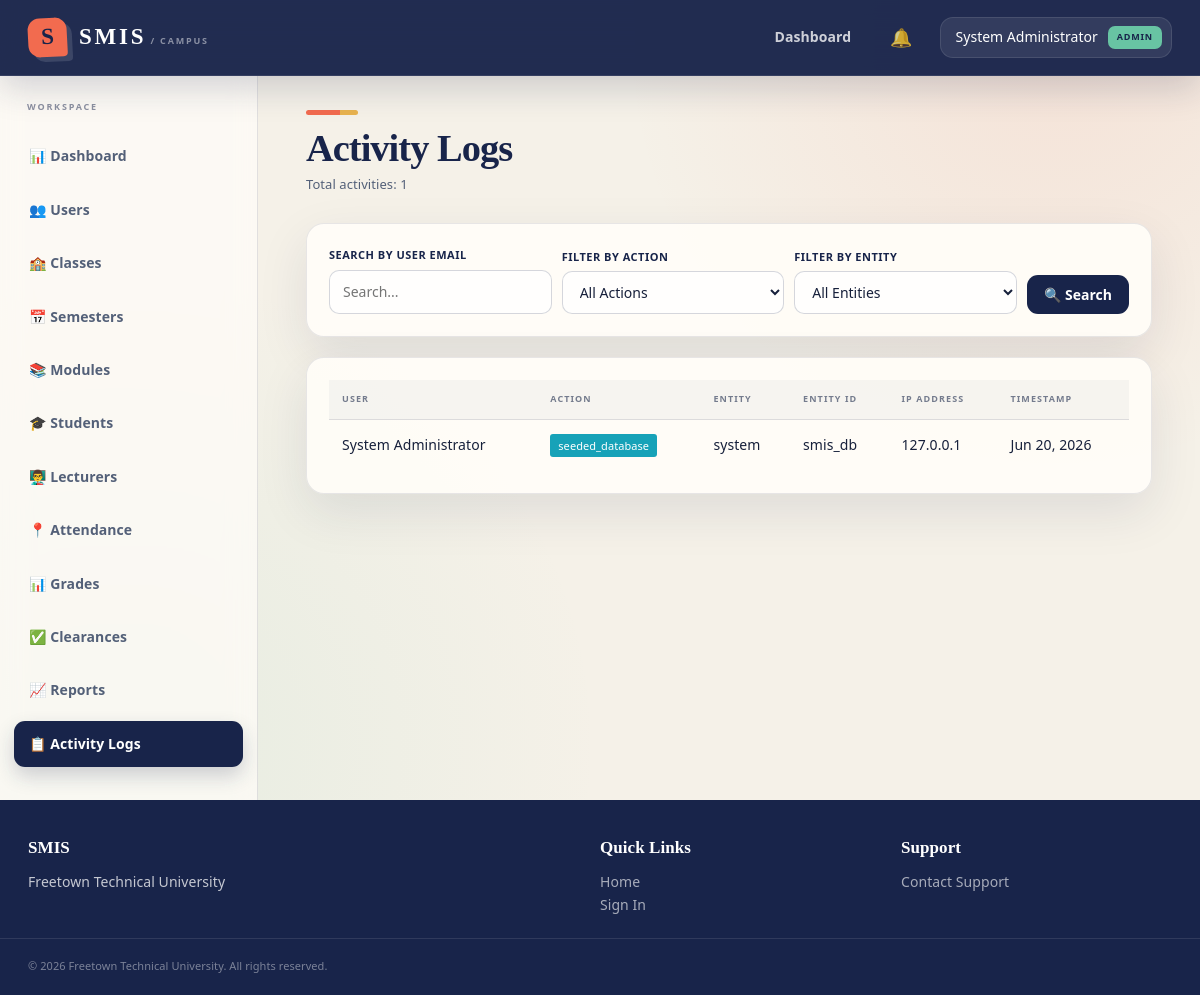
Screenshot of /admin/logs.php (signed in) with the database file from the repository.
### tables this page shows
CREATE TABLE users (
  id INT UNSIGNED AUTO_INCREMENT PRIMARY KEY,
  name VARCHAR(120) NOT NULL,
  email VARCHAR(150) NOT NULL UNIQUE,
  password VARCHAR(255) NOT NULL,
  role ENUM('admin','student','lecturer','finance') NOT NULL,
  status ENUM('active','inactive') NOT NULL DEFAULT 'active',
  last_login_at DATETIME NULL,
  created_at DATETIME NOT NULL DEFAULT CURRENT_TIMESTAMP,
  updated_at DATETIME NULL ON UPDATE CURRENT_TIMESTAMP,
  INDEX idx_users_role (role),
  INDEX idx_users_status (status)
);

CREATE TABLE activity_logs (
  id BIGINT UNSIGNED AUTO_INCREMENT PRIMARY KEY,
  user_id INT UNSIGNED NULL,
  action VARCHAR(120) NOT NULL,
  entity VARCHAR(120) NULL,
  entity_id VARCHAR(80) NULL,
  ip_address VARCHAR(80) NULL,
  user_agent VARCHAR(255) NULL,
  created_at DATETIME NOT NULL DEFAULT CURRENT_TIMESTAMP,
  CONSTRAINT fk_activity_user FOREIGN KEY (user_id) REFERENCES users(id) ON DELETE SET NULL,
  INDEX idx_activity_user (user_id),
  INDEX idx_activity_action (action),
  INDEX idx_activity_created (created_at)
);

### config/database.php (called while the page is built)
<?php
return [
    'host' => 'localhost',
    'port' => '3306',
    'database' => 'smis_db',
    'username' => 'root',
    'password' => '',
    'charset' => 'utf8mb4',
];

### includes/database.php (called while the page is built, shortened)
<?php
function db(): PDO
{
    static $pdo = null;
    if ($pdo instanceof PDO) {
        return $pdo;
    }
    $config = require __DIR__ . '/../config/database.php';
    $dsn = sprintf(
        'mysql:host=%s;port=%s;dbname=%s;charset=%s',
        $config['host'],
        $config['port'],
        $config['database'],
        $config['charset']
    );
    $pdo = new PDO($dsn, $config['username'], $config['password'], [
        PDO::ATTR_ERRMODE => PDO::ERRMODE_EXCEPTION,
        PDO::ATTR_DEFAULT_FETCH_MODE => PDO::FETCH_ASSOC,
        PDO::ATTR_EMULATE_PREPARES => false,
    ]);
    return $pdo;
}
function db_statement(string $sql, array $params = []): PDOStatement
{
    $statement = db()->prepare($sql);
    $statement->execute($params);
    return $statement;
}
function db_all(string $sql, array $params = []): array
{
    return db_statement($sql, $params)->fetchAll();
}
function db_one(string $sql, array $params = []): ?array
{
    $row = db_statement($sql, $params)->fetch();
    return $row === false ? null : $row;
}
function db_value(string $sql, array $params = []): mixed
{
    $value = db_statement($sql, $params)->fetchColumn();
    return $value === false ? null : $value;
}

### includes/functions.php (called while the page is built, shortened)
<?php
function app_config(?string $key = null, mixed $default = null): mixed
{
    static $config = null;
    if ($config === null) {
        $config = require __DIR__ . '/../config/app.php';
    }
    $value = $config;
    foreach (explode('.', $key) as $part) {
        $value = $value[$part];
    }
    return $value;
}
function e(mixed $value): string
{
    return htmlspecialchars((string) $value, ENT_QUOTES, 'UTF-8');
}
function url(string $path = ''): string
{
    $base = rtrim((string) app_config('base_url', ''), '/');
    $path = ltrim($path, '/');
    return $path === '' ? ($base === '' ? '/' : $base) : $base . '/' . $path;
}
function query(string $key, mixed $default = ''): mixed
{
    return $_GET[$key] ?? $default;
}
function format_date(?string $date): string
{
    return date('M d, Y', strtotime($date));
}
function formatDate(?string $date): string
{
    return format_date($date);
}

### includes/auth.php (called while the page is built, shortened)
<?php
function current_user(): ?array
{
    static $user = null;
    if ($user === null) {
        $user = db_one('SELECT id, name, email, role, status, last_login_at FROM users WHERE id = :id', [
            'id' => $_SESSION['user_id'],
        ]);
    }
    return $user;
}
function role_home(string $role): string
{
    return match ($role) {
        'admin' => 'admin/dashboard.php',
        'lecturer' => 'lecturer/dashboard.php',
        'finance' => 'finance/dashboard.php',
        'student' => 'student/dashboard.php',
        default => 'login.php',
    };
}

### includes/middleware.php (called while the page is built, shortened)
<?php
function require_login(): void
{
    if (!current_user()) {
        set_flash('error', 'Please sign in to continue.');
        redirect('login.php');
    }
}
function require_role(string|array $roles): void
{
    require_login();
}

### includes/pagination.php (called while the page is built, shortened)
<?php
function pagination_meta(int $total, int $page, int $perPage): array
{
    $pages = max(1, (int) ceil($total / $perPage));
    $page = min(max(1, $page), $pages);
    return [
        'total' => $total,
        'page' => $page,
        'pages' => $pages,
        'per_page' => $perPage,
        'offset' => ($page - 1) * $perPage,
    ];
}

### admin/logs.php (the view, shortened to what this page needs)
<?php
require_role('admin');
$total = (int) db_value('SELECT COUNT(*) FROM activity_logs');
$page = max(1, (int) query('page', 1));
$per_page = app_config('items_per_page', 10);
$meta = pagination_meta($total, $page, $per_page);
$logs = db_all('
    SELECT l.id, l.action, l.entity, l.entity_id, l.ip_address, l.created_at, u.name, u.email
    FROM activity_logs l
    LEFT JOIN users u ON l.user_id = u.id
    ORDER BY l.created_at DESC
    LIMIT :limit OFFSET :offset
', [
    'limit' => $per_page,
    'offset' => $meta['offset']
]);
?>
<?php include __DIR__ . '/../includes/header.php'; ?>
<div class="page-header">
    <h1>Activity Logs</h1>
    <p>Total activities: <?= $total ?></p>
</div>
<div class="card" style="margin-bottom: 20px;">
    <div class="card-body">
        <form method="GET" style="display: grid; grid-template-columns: 1fr 1fr 1fr auto; gap: 10px; align-items: end;">
            <div>
                <label>Search by User Email</label>
                <input type="text" name="user" value="<?= e(query('user')) ?>" class="form-control" placeholder="Search...">
            </div>
            <div>
                <label>Filter by Action</label>
                <select name="action" class="form-control">
                    <option value="">All Actions</option>
                </select>
            </div>
            <div>
                <label>Filter by Entity</label>
                <select name="entity" class="form-control">
                    <option value="">All Entities</option>
                </select>
            </div>
            <button type="submit" class="btn btn-secondary">🔍 Search</button>
        </form>
    </div>
</div>
<?php if (!empty($logs)): ?>
    <div class="card">
        <div class="card-body">
            <table class="table">
                <thead>
                    <tr>
                        <th>User</th>
                        <th>Action</th>
                        <th>Entity</th>
                        <th>Entity ID</th>
                        <th>IP Address</th>
                        <th>Timestamp</th>
                    </tr>
                </thead>
                <tbody>
                    <?php foreach ($logs as $log): ?>
                        <tr>
                            <td><?= e($log['name'] ?? 'System') ?></td>
                            <td>
                                <span style="display: inline-block; background-color: #17a2b8; color: white; padding: 3px 8px; border-radius: 3px; font-size: 11px;">
                                    <?= e($log['action']) ?>
                                </span>
                            </td>
                            <td><?= e($log['entity'] ?? 'N/A') ?></td>
                            <td><?= e($log['entity_id'] ?? 'N/A') ?></td>
                            <td><?= e($log['ip_address'] ?? 'N/A') ?></td>
                            <td><?= formatDate($log['created_at']) ?></td>
                        </tr>
                    <?php endforeach; ?>
                </tbody>
            </table>
        </div>
    </div>
<?php endif; ?>
<?php include __DIR__ . '/../includes/footer.php'; ?>

### includes/header.php (shortened to what this page needs)
<?php
$user = current_user();
?>
<!DOCTYPE html>
<html lang="en">
<head>
    <link rel="stylesheet" href="<?= url('assets/css/style.css') ?>">
</head>
<body>
    <nav class="navbar">
        <div class="navbar-container">
            <div class="navbar-brand">
                <a href="<?= url('/') ?>" class="brand-link">
                    <span class="brand-text"><?= e(app_config('short_name')) ?></span>
                </a>
            </div>
            <div class="navbar-menu">
                <div class="navbar-menu-items">
                    <?php if ($user): ?>
                        <a href="<?= url(role_home($user['role'])) ?>" class="nav-link">Dashboard</a>
                        <div class="nav-notifications">
                            <a href="<?= url('notifications.php') ?>" class="nav-link notification-link">
                                <span class="notification-icon">🔔</span>
                            </a>
                        </div>
                        <div class="nav-user">
                            <div class="user-menu">
                                <button class="user-menu-toggle">
                                    <span><?= e($user['name']) ?></span>
                                    <span class="role-badge"><?= e($user['role']) ?></span>
                                </button>
                            </div>
                        </div>
                    <?php else: ?>
                        <a href="<?= url('login.php') ?>" class="btn btn-sm btn-primary">Sign In</a>
                    <?php endif; ?>
                </div>
            </div>
        </div>
    </nav>
    <div class="page-wrapper">
        <?php if ($user): ?>
            <aside class="sidebar">
                <nav class="sidebar-nav">
                    <?php
                    $nav_items = [];
                    if ($user['role'] === 'admin') {
                        $nav_items = [
                            ['url' => 'admin/dashboard.php', 'label' => '📊 Dashboard'],
                            ['url' => 'admin/users.php', 'label' => '👥 Users'],
                            ['url' => 'admin/classes.php', 'label' => '🏫 Classes'],
                            ['url' => 'admin/semesters.php', 'label' => '📅 Semesters'],
                            ['url' => 'admin/modules.php', 'label' => '📚 Modules'],
                            ['url' => 'admin/students.php', 'label' => '🎓 Students'],
                            ['url' => 'admin/lecturers.php', 'label' => '👨‍🏫 Lecturers'],
                            ['url' => 'admin/attendance.php', 'label' => '📍 Attendance'],
                            ['url' => 'admin/grades.php', 'label' => '📊 Grades'],
                            ['url' => 'admin/clearances.php', 'label' => '✅ Clearances'],
                            ['url' => 'admin/reports.php', 'label' => '📈 Reports'],
                            ['url' => 'admin/logs.php', 'label' => '📋 Activity Logs'],
                        ];
                    }
                    ?>
                    <?php foreach ($nav_items as $item): ?>
                        <a href="<?= url($item['url']) ?>" class="nav-item <?= strpos($_SERVER['REQUEST_URI'] ?? '', $item['url']) !== false ? 'active' : '' ?>">
                            <?= $item['label'] ?>
                        </a>
                    <?php endforeach; ?>
                </nav>
            </aside>
        <?php endif; ?>
        <main class="main-content">

### rows the page displays
users: name "System Administrator", role "ADMIN"
activity_logs: user.name "System Administrator", action "seeded_database", entity "system", entity "smis_db", ip_address "127.0.0.1", created_at "Jun 20, 2026"

### other values shown
app_config('short_name') "SMIS"
$item['label'] "📊 Dashboard"
$item['label'] "👥 Users"
$item['label'] "🏫 Classes"
$item['label'] "📅 Semesters"
$item['label'] "📚 Modules"
$item['label'] "🎓 Students"
$item['label'] "👨‍🏫 Lecturers"
$item['label'] "📍 Attendance"
$item['label'] "📊 Grades"
$item['label'] "✅ Clearances"
$item['label'] "📈 Reports"
$item['label'] "📋 Activity Logs"
$total "1"
app_config('university_name') "Freetown Technical University"
